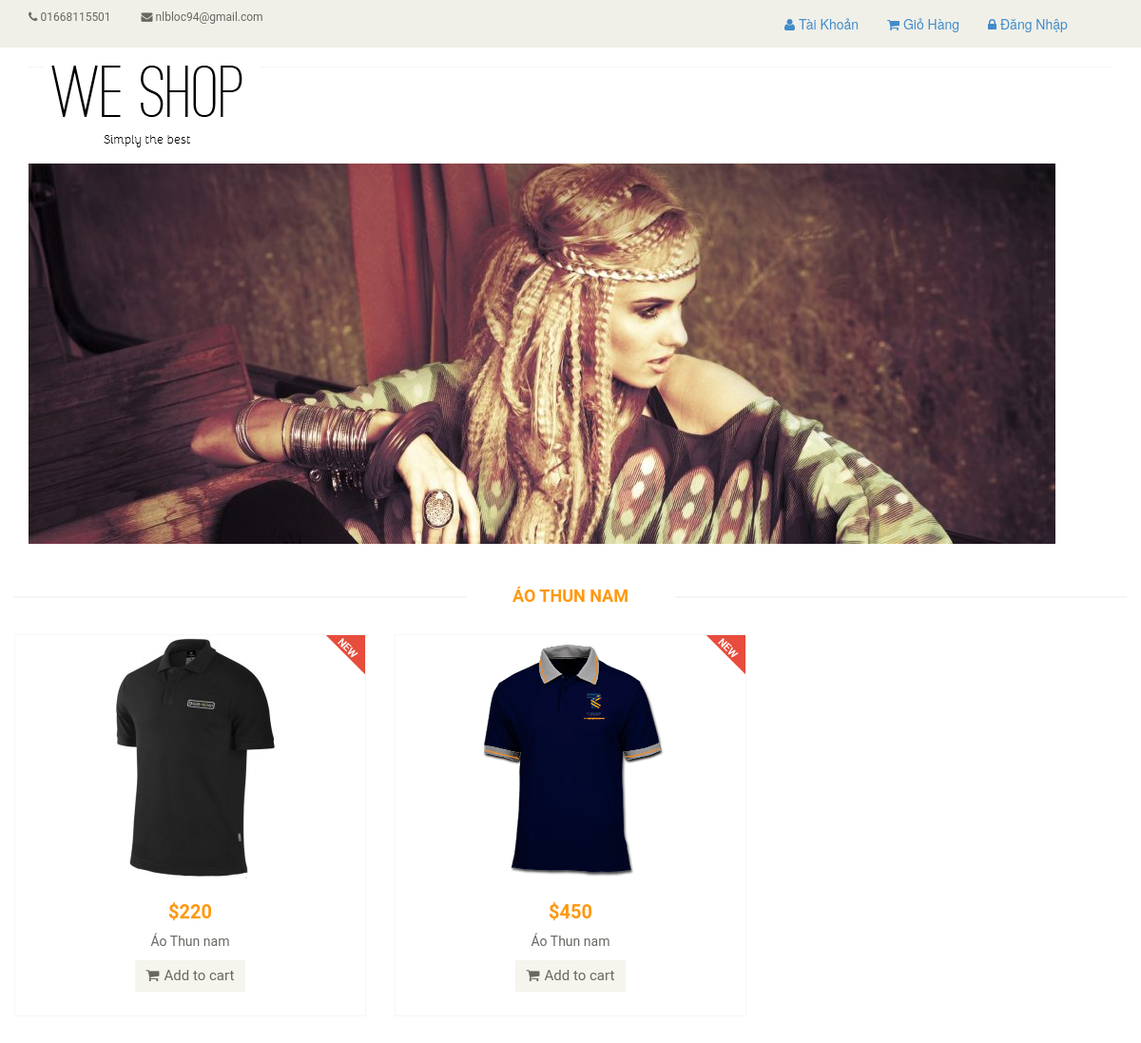
Page /front_end/index.php?action=aothun_id=2 on the committed database.
### tables this page shows
CREATE TABLE `product` (
  `id_product` int(255) NOT NULL,
  `name_product` varchar(50) NOT NULL,
  `description` text NOT NULL,
  `price` varchar(50) NOT NULL,
  `quantity` int(11) NOT NULL,
  `status` text NOT NULL,
  `day_added` date DEFAULT NULL,
  `hinh_product` text NOT NULL,
  `is_featured` bit(1) NOT NULL,
  `id_category` varchar(50) DEFAULT NULL,
  `name_category` varchar(50) DEFAULT NULL
);

### model/data/DatabaseUtils.php (called while the page is built, shortened)
<?php
class DatabaseUtils {
    public static $dns = "mysql:host=localhost;dbname=aoquan_db";
    public static $username = 'root';
    public static $password = '';
    public static function connect() {
        $options = array(\PDO::ATTR_ERRMODE => \PDO::ERRMODE_EXCEPTION);
        $db = new \PDO( self::$dns, self::$username, self::$password, $options);
        return $db;
    }
}

### model/data/ProductDao.php (called while the page is built, shortened)
<?php
class ProductDao {
    private $db;
    function __construct($db) {
        $this->db = $db;
    }
     function findByCategory($id_category) {
        $sql = "select * from product where id_category=$id_category";
        $command = $this->db->prepare($sql);
        $command->execute();
        $result = $command->fetchAll();
        return $result;
    }
}

### front_end/views/products/aothun.php (the view, shortened to what this page needs)
<?php require'common/header.php'; ?>
<div class="features_items">
    <h2 class="title text-center">Áo Thun Nam</h2>
    <?php
    if (isset($aothunnam)):
        foreach ($aothunnam as $row):
    ?>
    <div class="col-sm-4">
        <div class="product-image-wrapper">
            <div class="single-products">
                <div class="productinfo text-center">
                    <?php if (empty($row['hinh_product'])): ?>
                        <img src="../<?=$row['hinh_product']?>" alt=""style="width: 260px;height: 260px" />
                    <?php else: ?>
                        <img src="../<?=$row['hinh_product']?>" alt="" style="width: 260px;height: 260px"/>
                    <?php endif; ?>
                    <h2>$<?= $row['price'] ?></h2>
                    <p><?= $row['name_product'] ?></p>
                    <a href="#" class="btn btn-default add-to-cart"><i class="fa fa-shopping-cart"></i>Add to cart</a>
                </div>
                <?php if ($row['status']=='New'): ?>
                <img src="common/images/home/new.png" class="new" alt="">
                <?php elseif ($row['status']=='Sale'): ?>
                <img src="common/images/home/sale.png" class="new" alt="">
                <?php endif; ?>
            </div>
        </div>
    </div>
    <?php
        endforeach;
    endif;
    ?>
</div>

### front_end/common/css/main.css (style rules this page uses)
body { font-family: 'Roboto', sans-serif; background:; position: relative; font-weight:400px; }
a { -webkit-transition: 300ms; -moz-transition: 300ms; -o-transition: 300ms; transition: 300ms; }
h1, h2, h3, h4, h5, h6 { font-family: 'Roboto', sans-serif; }
.left-sidebar h2:after, h2.title:after { content: " "; position: absolute; border: 1px solid #f5f5f5; bottom:8px; left: 0; width: 100%; height: 0; z-index: -2; }
h2.title:before { content: " "; position: absolute; background: #fff; bottom: -6px; width: 220px; height: 30px; z-index: -1; left: 50%; margin-left: -110px; }
.features_items { overflow:hidden; }
h2.title { color: #FE980F; font-family: 'Roboto', sans-serif; font-size: 18px; font-weight: 700; margin: 0 15px; text-transform: uppercase; margin-bottom: 30px; position: relative; }
.product-image-wrapper { border:1px solid #F7F7F5; overflow: hidden; margin-bottom:30px; }
.single-products { position: relative; }
.new, .sale { position: absolute; top: 0; right: 0; }
.productinfo h2 { color: #FE980F; font-family: 'Roboto', sans-serif; font-size: 20px; font-weight: 700; }
.productinfo p { font-family: 'Roboto', sans-serif; font-size: 14px; font-weight: 400; color: #696763; }
.productinfo img { width: 50px; height: 50px; }
.productinfo { position:relative; }
.add-to-cart { background:#F5F5ED; border: 0 none; border-radius: 0; color: #696763; font-family: 'Roboto', sans-serif; font-size: 15px; margin-bottom: 25px; }
.add-to-cart i { margin-right:5px; }

### rows in the picture
product: hinh_product (picture), price "220", name_product "Áo Thun nam"
product: hinh_product (picture), price "450", name_product "Áo Thun nam"
